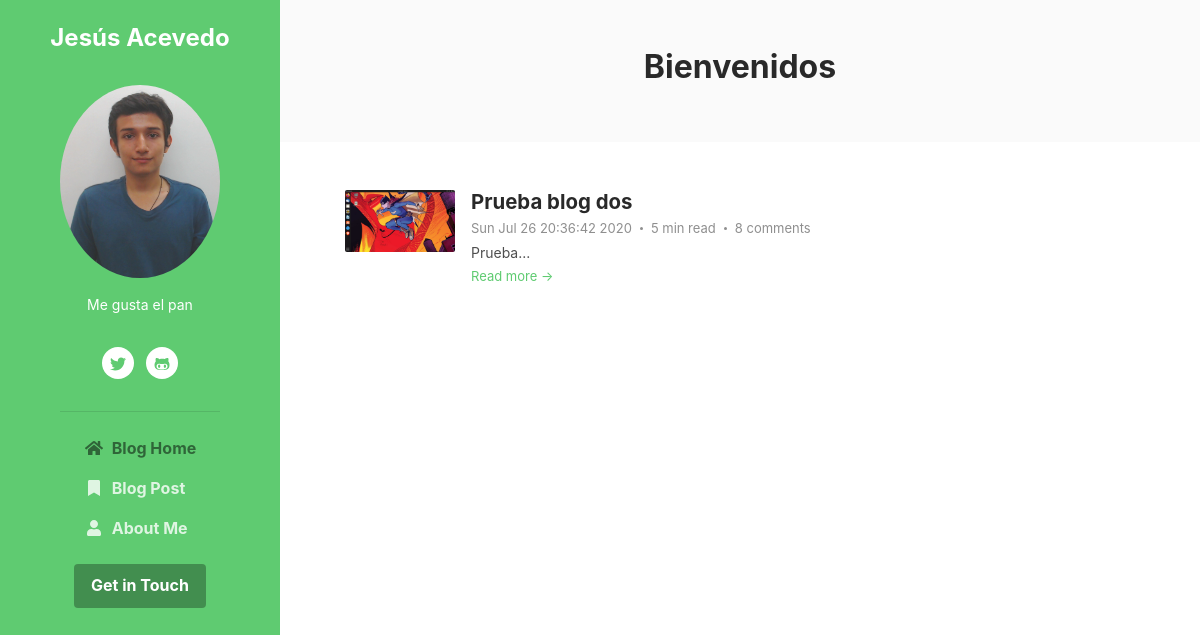
The app's page /index, older data.
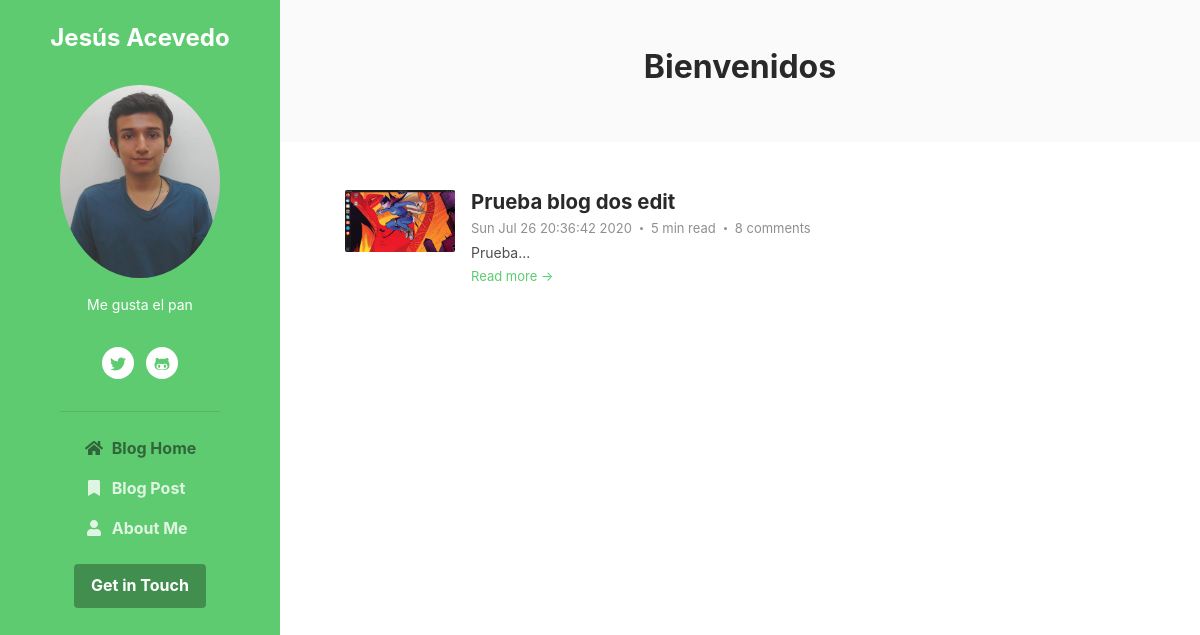
The same page, newer data.
### myapp/models.py (models this page shows)
class Blog(db.Model):
    id = db.Column(db.Integer, primary_key=True)
    title = db.Column(db.String(50))
    blog_description = db.Column(db.String(700))
    image_dir_blog = db.Column(db.String(200))
    time = db.Column(db.DateTime, default=datetime.datetime.utcnow)

### myapp/site/routes.py (the view)
@site.route('/')
@site.route('/index')
def index():
    user = User.query.filter_by(id=1).first()
    blog = Blog.query.all()
    return render_template('index.html', user=user, blog=blog)

### myapp/site/templates/site/index.html (shortened to what this page needs)
<!DOCTYPE html>
<html lang="es">
<head>
    <link id="theme-style" rel="stylesheet" href="{{url_for('static', filename='css/theme-1.css')}}">
</head>
<body>
    <header class="header text-center">
	    <h1 class="blog-name pt-lg-4 mb-0"><a href="/">{{user.name}}</a></h1>
	    <nav class="navbar navbar-expand-lg navbar-dark" >
			<div id="navigation" class="collapse navbar-collapse flex-column" >
				<div class="profile-section pt-3 pt-lg-0">
					<img class="profile-image mb-3 rounded-circle mx-auto" src="{{url_for('static',filename=user.image_dir)}}" alt="image" >
				<div class="bio mb-3">{{user.description}}</a></div>
					<ul class="social-list list-inline py-3 mx-auto">
			            <li class="list-inline-item"><a href="https://twitter.com/DowerChus" target="_blank"><i class="fab fa-twitter fa-fw"></i></a></li>
			            <li class="list-inline-item"><a href="https://github.com/JesusMAA" target="_blank"><i class="fab fa-github-alt fa-fw"></i></a></li>
			        </ul>
			        <hr>
				</div>
				<ul class="navbar-nav flex-column text-left">
					<li class="nav-item active">
					    <a class="nav-link" href="index.html"><i class="fas fa-home fa-fw mr-2"></i>Blog Home <span class="sr-only">(current)</span></a>
					</li>
					<li class="nav-item">
					    <a class="nav-link" href="blog-post.html"><i class="fas fa-bookmark fa-fw mr-2"></i>Blog Post</a>
					</li>
					<li class="nav-item">
					    <a class="nav-link" href="about.html"><i class="fas fa-user fa-fw mr-2"></i>About Me</a>
					</li>
				</ul>
				<div class="my-2 my-md-3">
				    <a class="btn btn-primary" href="https://themes.3rdwavemedia.com/" target="_blank">Get in Touch</a>
				</div>
			</div>
		</nav>
    </header>
    <div class="main-wrapper">
	    <section class="cta-section theme-bg-light py-5">
		    <div class="container text-center">
			    <h2 class="heading">Bienvenidos</h2>
		    </div>
	    </section>
	    <section class="blog-list px-3 py-5 p-md-5">
		    <div class="container">
				{% for item_blog in blog %}
				<div class="item mb-5">
				    <div class="media">
					    <img class="mr-3 img-fluid post-thumb d-none d-md-flex" src="{{url_for('static',filename=item_blog.image_dir_blog)}}" alt="image">
					    <div class="media-body">
						    <h3 class="title mb-1"><a href="blog-post.html">{{item_blog.title}}</a></h3>
						    <div class="meta mb-1"><span class="date">{{item_blog.time.ctime()}}</span><span class="time">5 min read</span><span class="comment"><a href="#">8 comments</a></span></div>
						    <div class="intro">{{item_blog.blog_description | truncate(10)}}</div>
						    <a class="more-link" href="/{{item_blog.id}}">Read more &rarr;</a>
					    </div>
				    </div>
			    </div>
				{% endfor %}
	    </section>
    </div>
</body>
</html>

Row changes from the older to the newer data that the page shows:
changed Blog "Prueba...": title "Prueba blog dos" → "Prueba blog dos edit"
